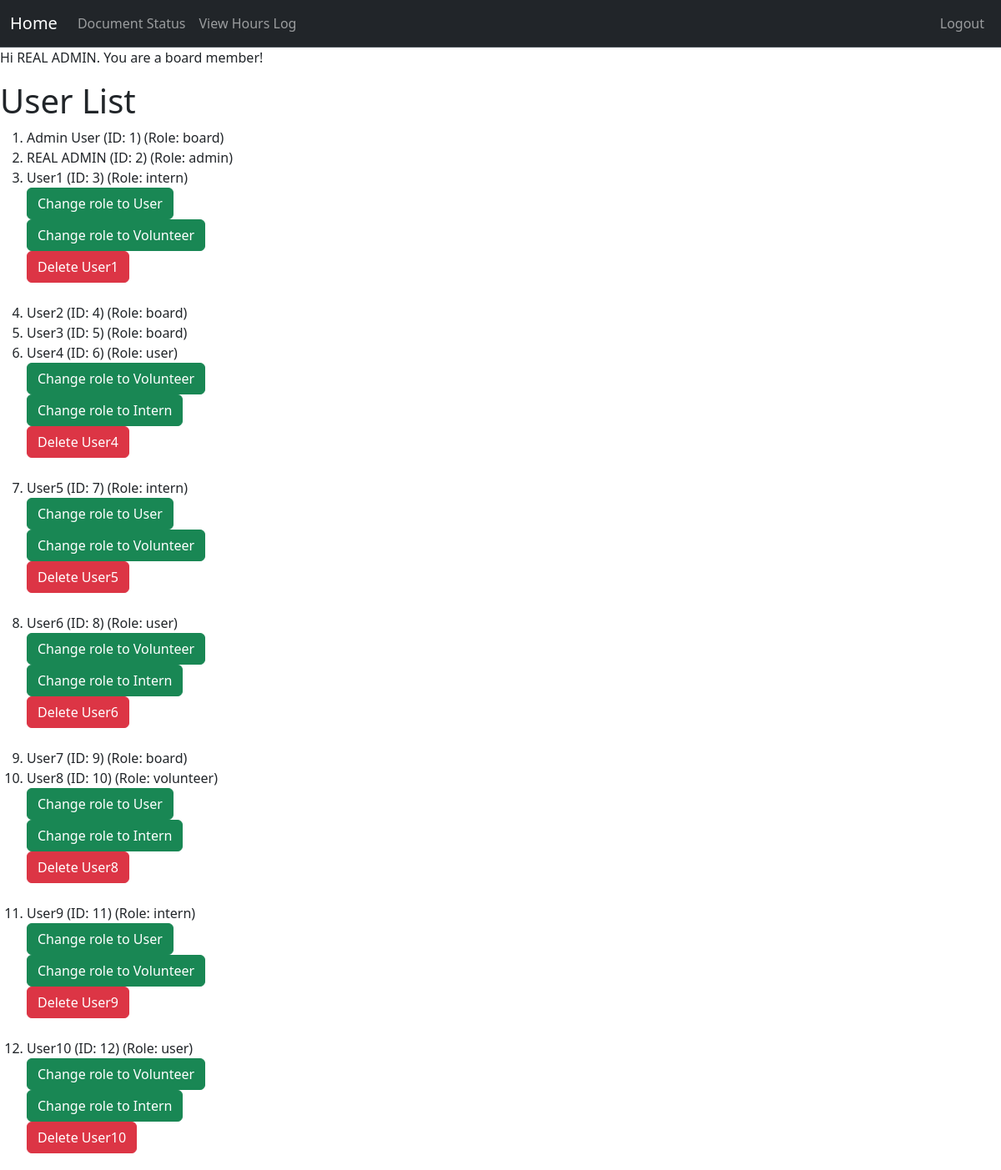
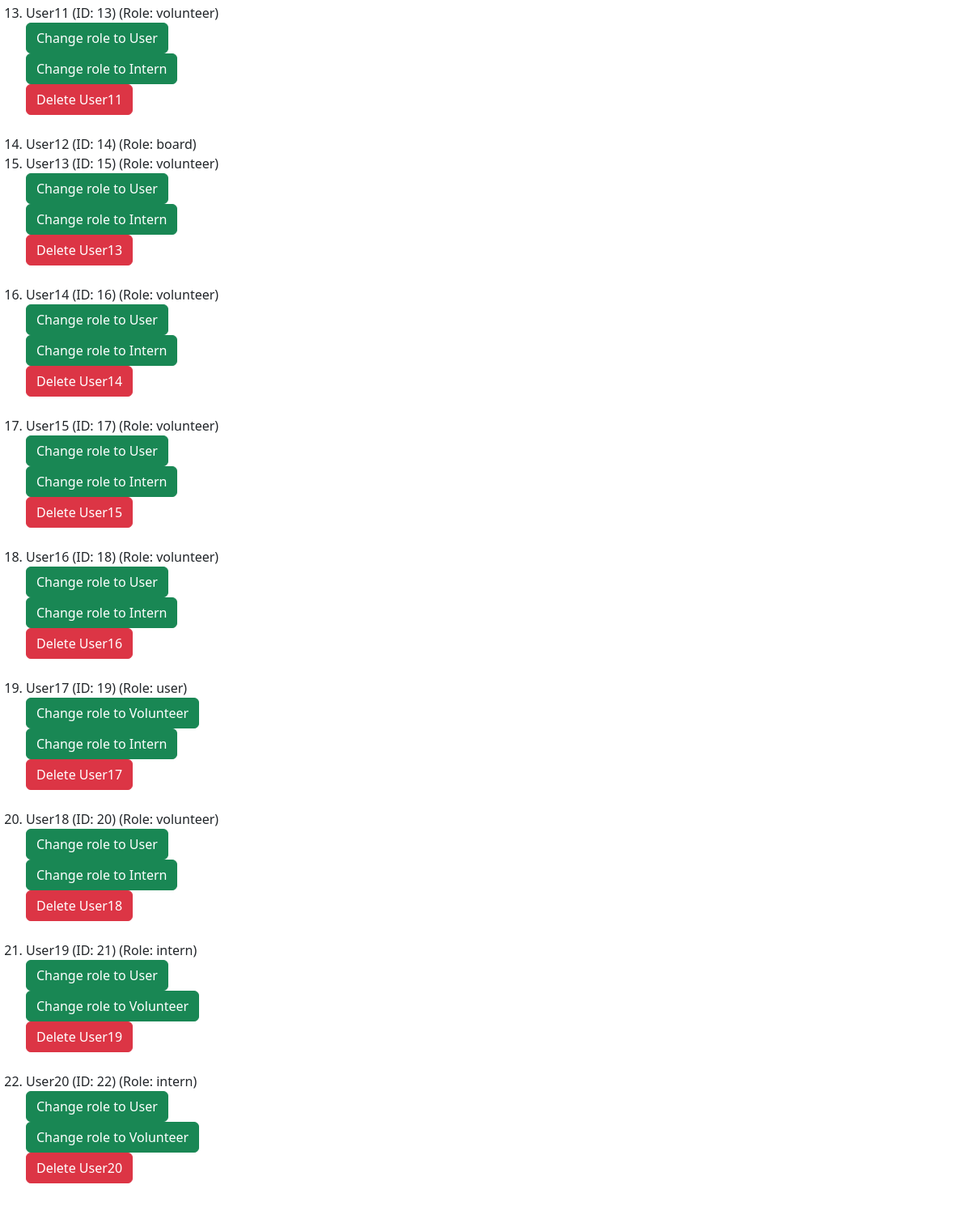
The app's page /board/dashboard (signed in) with its own data (2 pictures, top to bottom).
### project/models.py (models this page shows, shortened)
class User(db.Model, UserMixin):
    __tablename__ = 'users'
    id: Mapped[int] = mapped_column(primary_key=True)
    name: Mapped[str] = mapped_column()
    email: Mapped[str] = mapped_column(unique=True)
    password_hash: Mapped[str] = mapped_column(db.String(128))
    role: Mapped[str] = mapped_column(default="user")  # "user", "volunteer", " intern", "board"
    hours: Mapped[List["Hours"]] = relationship("Hours", back_populates="user", cascade="all, delete-orphan")
    documents: Mapped[List["Document"]] = relationship("Document", back_populates="user", cascade="all, delete-orphan")

### app.py (the view)
@app.route("/board/dashboard")
@login_required
@permission_required('board')
def board_dashboard():
    user = User.query.all()  # Get all users
    return render_template("board_home.html", user = user)

### project/models.py (called while the page is built)
@login_manager.user_loader
def load_user(user_id):
    return User.query.get(user_id)

### project/templates/board_home.html (shortened to what this page needs)
{% extends "base.html" %}
{% block content %}
<div class="jumbotron">
  {% if current_user.is_authenticated %}
    <p>Hi {{ current_user.name }}. You are a board member!</p>
  {% else %}
    <p>Please login or register!</p>
  {% endif %}
</div>
<h1>User List</h1>
  {% if user %}
    <ol>
      {% for user in user %}
      <li>
        {{ user.name }}
        <span class="id">(ID: {{ user.id }})</span>
        <span class="role">(Role: {{ user.role }})</span>
        {% if user.role != "admin" and user.role != "board" %}
          {% for role_choice in ['user', 'volunteer', 'intern'] %}
              {% if (user.role != role_choice)%}
                <form action="{{ url_for('upgrade_user') }}" method="post">
                  <button type="submit" class="btn btn-success">Change role to {{ role_choice|capitalize }}</button>
                </form>
              {% endif %}
          {% endfor %}
          <form action="{{ url_for('delete_user') }}" method="post">
            <button type="submit" class="btn btn-danger">Delete {{ user.name }}</button>
          </form>
          <br>
        {% endif %}
      </li>
      {% endfor %}
  {% else %}
      <li class="empty">No users added yet.</li>
  {% endif %}
{% endblock %}

### records on screen
User: name "REAL ADMIN", id "2", role "admin"
User: name "Admin User", id "1", role "board"
User: name "User1", id "3", role "intern", role_choice "User" "Volunteer"
User: name "User2", id "4", role "board"
User: name "User3", id "5", role "board"
User: name "User4", id "6", role "user", role_choice "Volunteer" "Intern"
User: name "User5", id "7", role "intern", role_choice "User" "Volunteer"
User: name "User6", id "8", role "user", role_choice "Volunteer" "Intern"
User: name "User7", id "9", role "board"
User: name "User8", id "10", role "volunteer", role_choice "User" "Intern"
User: name "User9", id "11", role "intern", role_choice "User" "Volunteer"
User: name "User10", id "12", role "user", role_choice "Volunteer" "Intern"
User: name "User11", id "13", role "volunteer", role_choice "User" "Intern"
User: name "User12", id "14", role "board"
User: name "User13", id "15", role "volunteer", role_choice "User" "Intern"
User: name "User14", id "16", role "volunteer", role_choice "User" "Intern"
User: name "User15", id "17", role "volunteer", role_choice "User" "Intern"
User: name "User16", id "18", role "volunteer", role_choice "User" "Intern"
User: name "User17", id "19", role "user", role_choice "Volunteer" "Intern"
User: name "User18", id "20", role "volunteer", role_choice "User" "Intern"
User: name "User19", id "21", role "intern", role_choice "User" "Volunteer"
User: name "User20", id "22", role "intern", role_choice "User" "Volunteer"
